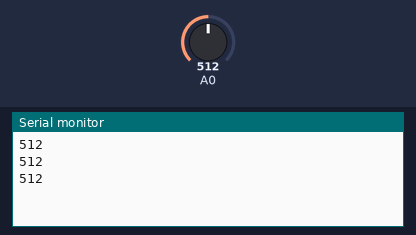
Bench run of a sketch on a simulated Arduino Uno, built with avr-gcc and run on an emulated ATmega328P. On the bench: the last lines printed to the serial monitor. The inputs (shaded band) are chosen by the test bench; at power-on: A0 = 512.

Above: at 1.3 s.
1.4 s: A0 set to 716
At 1.9 s:
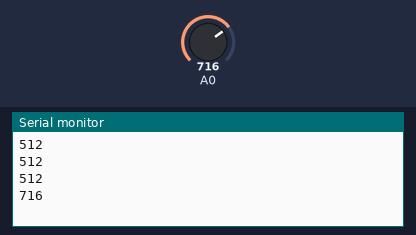
2.9 s: A0 set to 900
At 3.4 s:
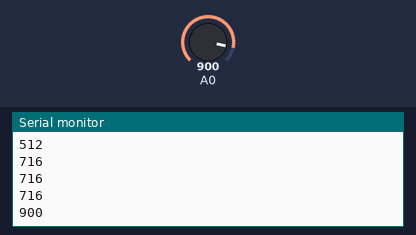
Timing chart, 0 to 5.9 s (numbered marks = the images above; inputs shaded):
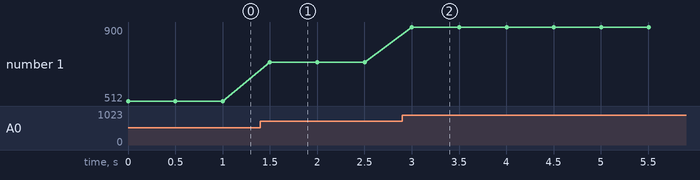

The sketch:

threeshold.ino
```cpp
void setup() {
  // initialize serial communication at 9600 bits per second:
  Serial.begin(9600);
}

// the loop routine runs over and over again forever:
void loop() {
  // read the input on analog pin 0:
  int lighting_intensity  = analogRead(A0);
  // print out the value you read:
  Serial.println(lighting_intensity);
  delay(500);
  }    // delay in between reads for stability
```

Measured:
- after the input at 1.4 s, the serial monitor: prints a new line after 0.10 s (image 1)
- after the input at 2.9 s, the serial monitor: prints a new line after 0.10 s (image 2)
- plotted number 1: 512 → 716 after the input at 1.4 s, 716 → 900 after the input at 2.9 s
